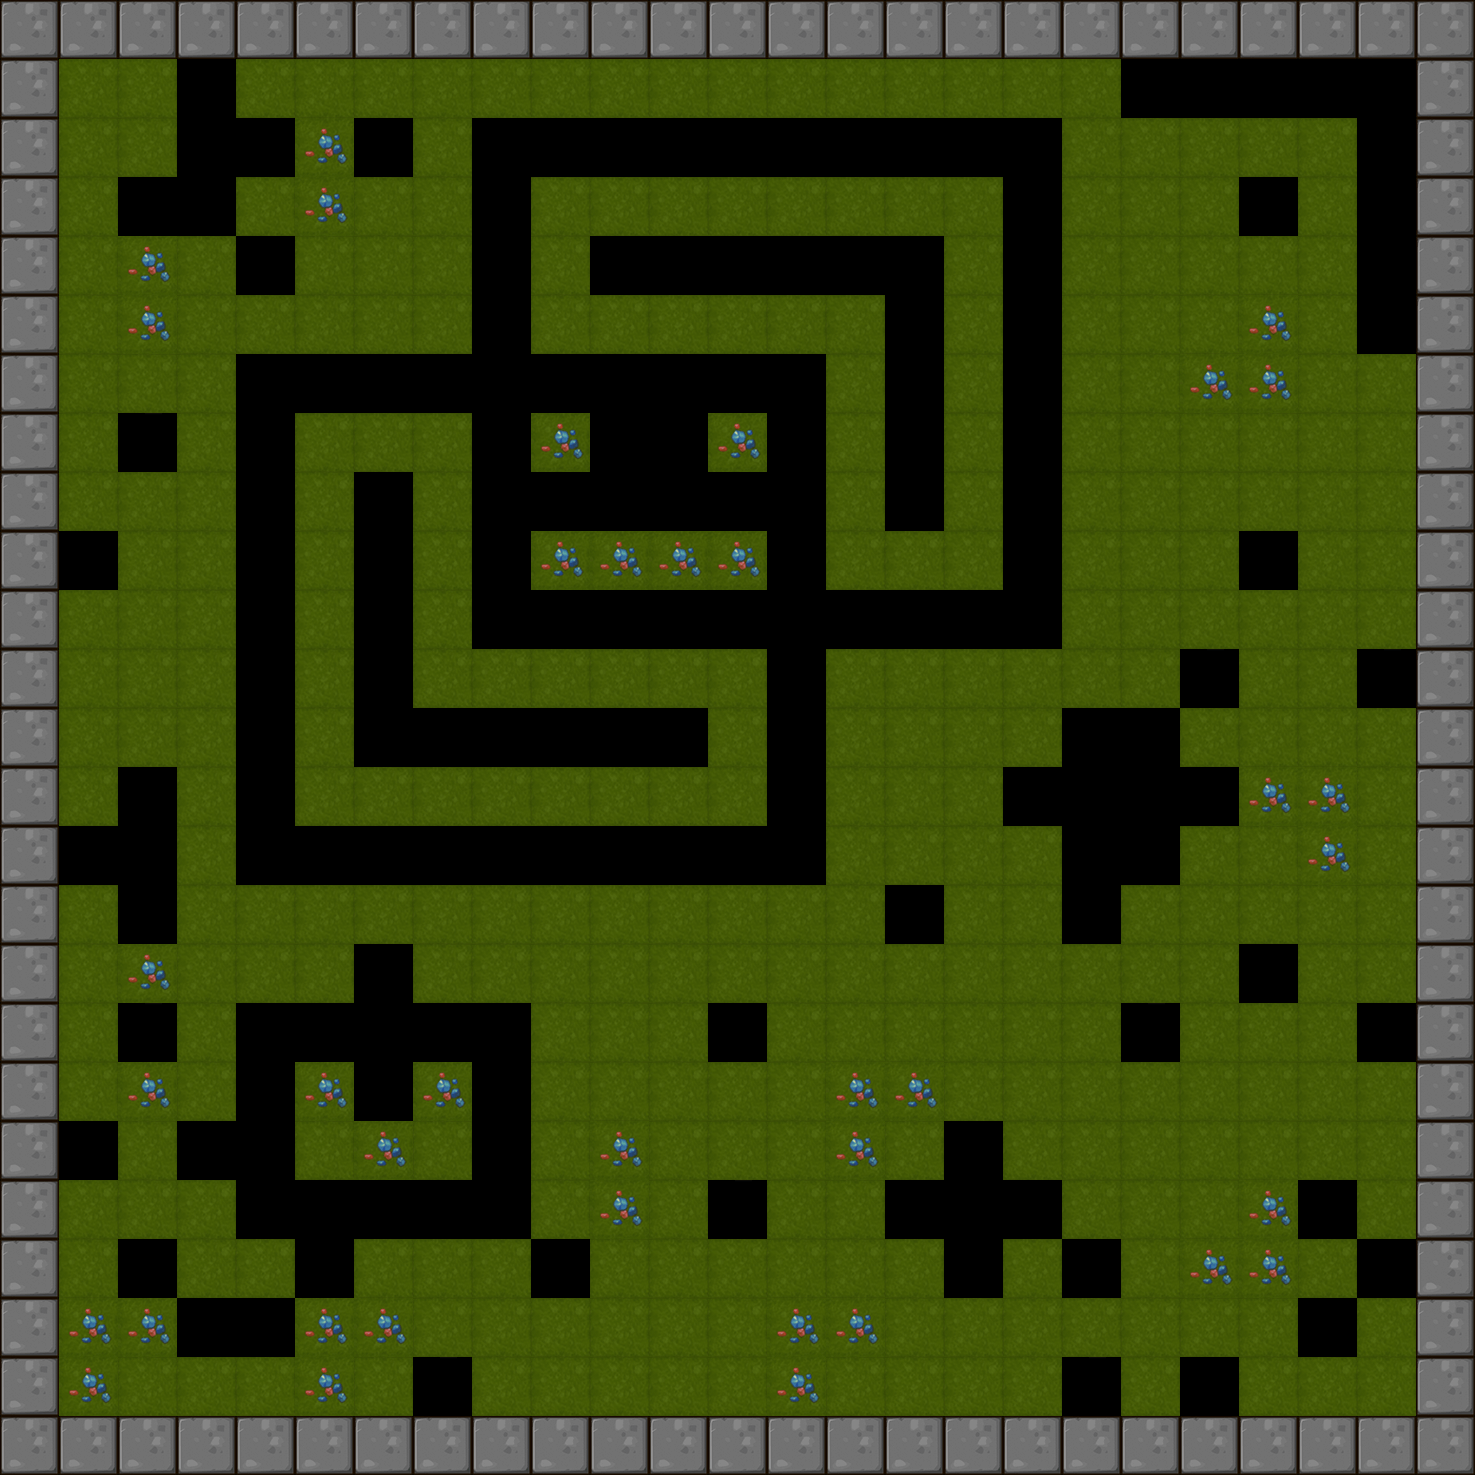

The image is a tile-based game level rendered from a .tmx file. Its description and source (layers, tilesets, objects; grid data summarised) follow:
An orthogonal 25x25 tile map with 59x59 px tiles, 1 tile layer (BackGround) and 6 objects (2x Hammer, 2x Shipper, Player, Tracker).

<map version="1.0" orientation="orthogonal" renderorder="right-down" width="25" height="25" tilewidth="59" tileheight="59">
 <tileset firstgid="1" name="itemmap" tilewidth="59" tileheight="59">
  <image source="tileset2.png" trans="ff00ff" width="354" height="354" />
 </tileset>
 <layer name="BackGround" width="25" height="25">
  <data>[625 cells, 527 non-empty, 9 distinct tile ids]</data>
 </layer>
 <objectgroup name="RobotCharacter">
  <object name="Player" x="1253.75" y="191.75" width="40" height="40" />
 </objectgroup>
 <objectgroup name="EnemyCharacter">
  <object name="Hammer" type="Hammer" x="1003" y="309.75" width="40" height="40" />
  <object name="Shipper" type="Shipper" x="833.718" y="244.228" width="40" height="40" />
  <object name="Shipper" type="Shipper" x="537.851" y="725.682" width="40" height="40" />
  <object name="Hammer" type="Hammer" x="482.293" y="600.621" width="40" height="40" />
  <object name="Tracker" type="Tracker" x="486.75" y="1180" width="40" height="40" />
 </objectgroup>
</map>
